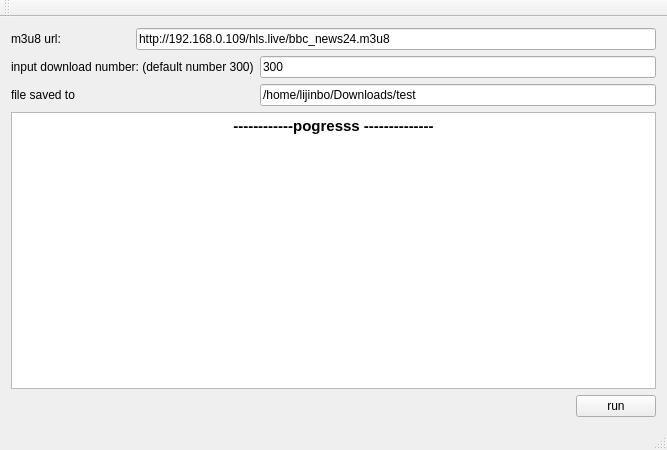
<?xml version="1.0" encoding="UTF-8"?>
<ui version="4.0">
 <class>MainWindow</class>
 <widget class="QMainWindow" name="MainWindow">
  <property name="geometry">
   <rect>
    <x>0</x>
    <y>0</y>
    <width>667</width>
    <height>450</height>
   </rect>
  </property>
  <property name="windowTitle">
   <string>MainWindow</string>
  </property>
  <widget class="QWidget" name="centralWidget">
   <layout class="QGridLayout" name="gridLayout">
    <item row="1" column="2">
     <widget class="QLineEdit" name="lineEdit_num">
      <property name="text">
       <string>300</string>
      </property>
     </widget>
    </item>
    <item row="2" column="0" colspan="2">
     <widget class="QLabel" name="label_3">
      <property name="text">
       <string>file saved to  </string>
      </property>
     </widget>
    </item>
    <item row="2" column="2">
     <widget class="QLineEdit" name="lineEdit_path">
      <property name="text">
       <string>/home/lijinbo/Downloads/test</string>
      </property>
     </widget>
    </item>
    <item row="3" column="0" colspan="3">
     <widget class="QTextEdit" name="text_progress">
      <property name="html">
       <string>&lt;!DOCTYPE HTML PUBLIC &quot;-//W3C//DTD HTML 4.0//EN&quot; &quot;http://www.w3.org/TR/REC-html40/strict.dtd&quot;&gt;
&lt;html&gt;&lt;head&gt;&lt;meta name=&quot;qrichtext&quot; content=&quot;1&quot; /&gt;&lt;style type=&quot;text/css&quot;&gt;
p, li { white-space: pre-wrap; }
&lt;/style&gt;&lt;/head&gt;&lt;body style=&quot; font-family:'微软雅黑'; font-size:11pt; font-weight:400; font-style:normal;&quot;&gt;
&lt;p align=&quot;center&quot; style=&quot; margin-top:0px; margin-bottom:0px; margin-left:0px; margin-right:0px; -qt-block-indent:0; text-indent:0px;&quot;&gt;&lt;span style=&quot; font-family:'Ubuntu'; font-weight:600;&quot;&gt;------------pogresss --------------&lt;/span&gt;&lt;/p&gt;&lt;/body&gt;&lt;/html&gt;</string>
      </property>
     </widget>
    </item>
    <item row="1" column="0" colspan="2">
     <widget class="QLabel" name="label_2">
      <property name="text">
       <string>input download number: (default number 300)</string>
      </property>
     </widget>
    </item>
    <item row="0" column="0">
     <widget class="QLabel" name="label">
      <property name="text">
       <string>m3u8 url:</string>
      </property>
     </widget>
    </item>
    <item row="0" column="1" colspan="2">
     <widget class="QLineEdit" name="lineEdit_url">
      <property name="text">
       <string>http://192.168.0.109/hls.live/bbc_news24.m3u8</string>
      </property>
     </widget>
    </item>
    <item row="5" column="2" alignment="Qt::AlignRight">
     <widget class="QPushButton" name="pushButton">
      <property name="text">
       <string>run</string>
      </property>
     </widget>
    </item>
   </layout>
  </widget>
  <widget class="QMenuBar" name="menuBar">
   <property name="geometry">
    <rect>
     <x>0</x>
     <y>0</y>
     <width>667</width>
     <height>25</height>
    </rect>
   </property>
  </widget>
  <widget class="QToolBar" name="mainToolBar">
   <attribute name="toolBarArea">
    <enum>TopToolBarArea</enum>
   </attribute>
   <attribute name="toolBarBreak">
    <bool>false</bool>
   </attribute>
  </widget>
  <widget class="QStatusBar" name="statusBar"/>
 </widget>
 <layoutdefault spacing="6" margin="11"/>
 <resources/>
 <connections/>
</ui>
